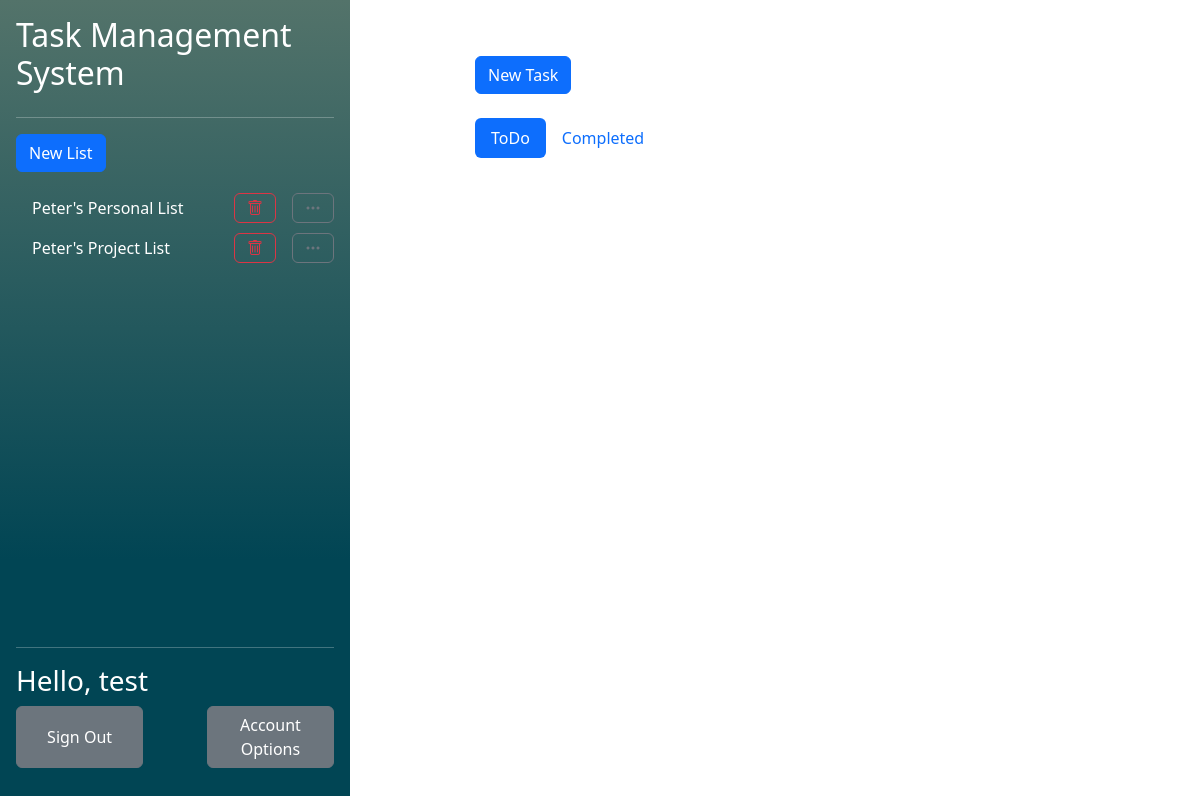
Screenshot of /php/index.php (signed in) with the database file from the repository.
### tables this page shows
CREATE TABLE "UserLists" (
	"user_id"	TEXT,
	"list_id"	TEXT,
	"collaborator"	INTEGER,
	"observer"	INTEGER,
	PRIMARY KEY("user_id","list_id"),
	FOREIGN KEY("user_id") REFERENCES "Users"("user_id") ON DELETE CASCADE ON UPDATE CASCADE,
	FOREIGN KEY("list_id") REFERENCES "Lists"("list_id") ON DELETE CASCADE ON UPDATE CASCADE
);

CREATE TABLE "Lists"
(
    list_id        INTEGER not null
        primary key autoincrement,
    list_name      TEXT    not null,
    list_completed REAL    not null
);

### php/functions/DatabaseFunctions.php (called while the page is built, shortened)
<?php
function getUIDFromCreds(){
    $db = new SQLite3("../db/database.db");
    $SQL = "SELECT user_id FROM Users WHERE password_hash = :creds";
    $stmt = $db->prepare($SQL);
    $stmt->bindValue(":creds", $_SESSION['credentials'], SQLITE3_TEXT);
    $result = $stmt->execute();
    while($row = $result->fetchArray()){
        $resultArray [] = $row;
    }
    return $resultArray[0]['user_id'];
}
function getListsForUser(){
    $uid = getUIDFromCreds();
    $db = new SQLite3("../db/database.db");
    $SQL = "SELECT list_id FROM  UserLists WHERE user_id = :uid";
    $stmt = $db->prepare($SQL);
    $stmt->bindValue(":uid", $uid, SQLITE3_TEXT);
    $result = $stmt->execute();
    while($row = $result->fetchArray()){
        $resultArray [] = $row;
    }
    return $resultArray;
}
function getListNameFromID($listID){
    $db = new SQLite3("../db/database.db");
    $SQL = "SELECT list_name FROM Lists WHERE list_id = :lid";
    $stmt = $db->prepare($SQL);
    $stmt->bindValue(":lid", $listID, SQLITE3_TEXT);
    $result = $stmt->execute();
    while($row = $result->fetchArray()){
        $resultArray [] = $row;
    }
    if (!isset($resultArray)){
        return false;
    }
    return $resultArray;
}
?>

### php/components/ListList.php (the view, shortened to what this page needs)
<ul class="nav nav-pills flex-column mb-auto overflow-y-auto">
        <li class="hstack gap-3 pb-3">
            <button class="btn btn-primary"  data-bs-toggle="modal" data-bs-target="#NewListModal">New List</button>
        </li>
        <?php
            foreach (getListsForUser() as $listID):
                if($listID[0] == $_GET['listid']):?>
                    <li class="hstack gap-3 nav-link active text-white">
                        <div class="">
                            <?php echo getListNameFromID($listID[0])[0][0]?>
                        </div>
                        <button class="btn btn-danger ms-auto" onclick="location.href='listAction.php?action=delete&listid=<?php echo $_GET["listid"]?>'"><i class="bi bi-trash"></i></button>
                        <button class="btn btn-secondary"  onclick="location.href='modifyList.php?listid=<?php echo $_GET["listid"]?>'"><i class="bi bi-three-dots"></i></button>
                    </li>
                <?php else:?>
                    <li class="hstack gap-3">
                        <div class="nav-link text-white">
                            <a class="navbarList" href="<?php echo "index.php?listid=$listID[0]"?>">
                                <?php echo getListNameFromID($listID[0])[0][0]?>
                            </a>
                        </div>
                        <button class="btn btn-outline-danger ms-auto" onclick="location.href='listAction.php?action=delete&listid=<?php echo $_GET["listid"]?>'"><i class="bi bi-trash"></i></button>
                        <button class="btn btn-outline-secondary" onclick="location.href='modifyList.php?listid=<?php echo $_GET["listid"]?>'"><i class="bi bi-three-dots"></i></button>
                    </li>
                <?php endif;?>
            <?php endforeach;?>
        </ul>

### css/index.css (style rules this page uses)
.navbarList:link { text-decoration: none; color:white; }

### rows the page displays
userlists: list.list_name "Peter's Personal List"
userlists: list.list_name "Peter's Project List"

### other values shown
$name "test"
